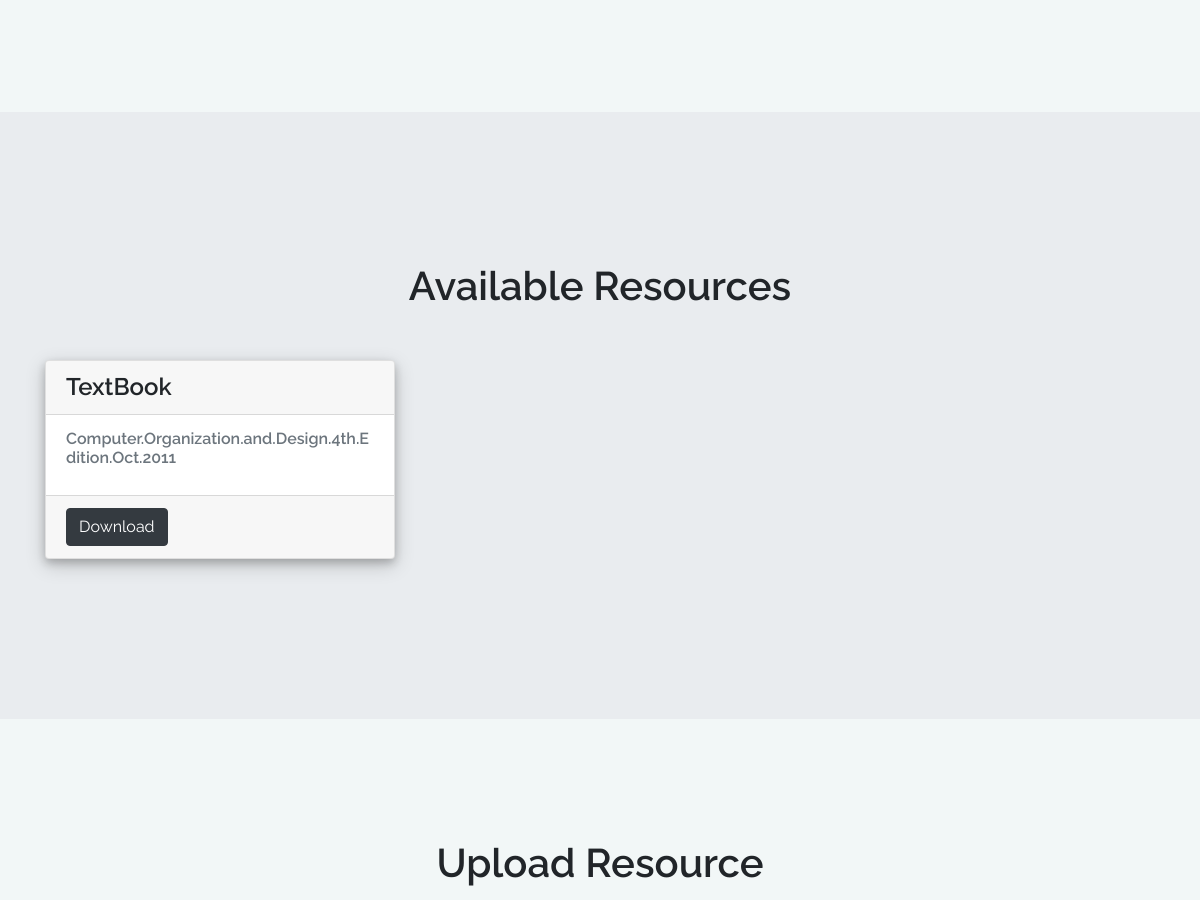
The app's page /course/CS250 (middle part), older data.
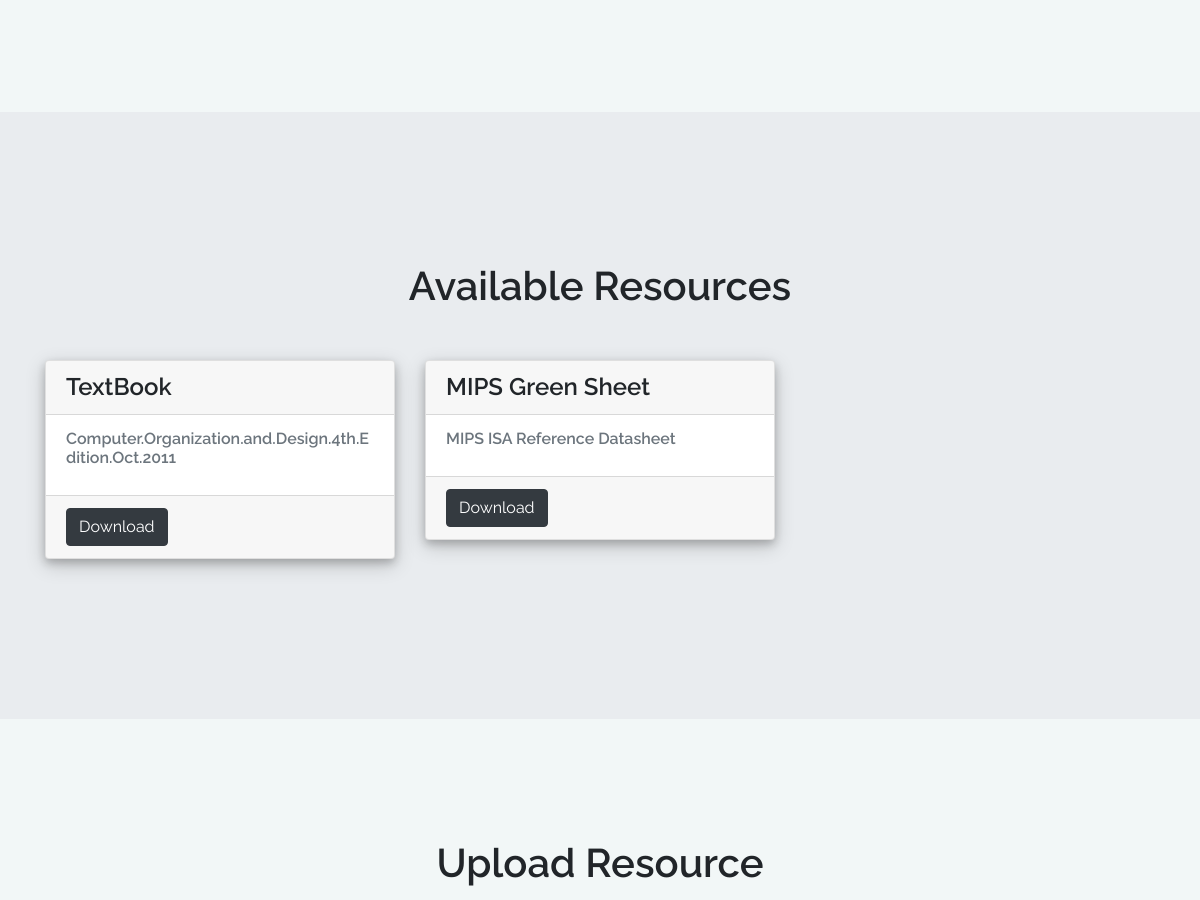
The same page, newer data.
### app/models.py (models this page shows)
class Resource(models.Model):
    RNo = models.AutoField(primary_key=True)
    RName = models.CharField(max_length=100)
    RDes = models.CharField(max_length=200)
    CCode = models.ForeignKey(Course, on_delete=models.CASCADE)
    UNumber = models.ForeignKey(Uploader, on_delete=models.CASCADE)
    filepath = models.FileField(upload_to="resources", default="")

### app/views.py (the view)
# urls.py: path('course/<str:CCode>', views.Crs),
def Crs(request, CCode):
    departments = Department.objects.all()
    params = {'departments': departments}
    course = Course.objects.filter(CCode=CCode)
    resources = Resource.objects.filter(CCode=CCode)
    rs = True
    if(resources):
        rs = True
    else:
        rs = False
    return render(request, 'app/course.html', {'course': course[0], 'resources': resources, 'departments': departments, 'rs': rs})

### app/models.py (called while the page is built)
    def __str__(self):
        return self.DName

### app/templates/app/course.html (shortened to what this page needs)
{% extends "layout.html" %} {% block body %}
<div class="container" style="margin-top: 100px; margin-bottom: 100px;">
  <div class="row row-content" style="margin-top: 50px; margin-bottom: 50px;">
  </div>
</div>
<div style="background-color: #E9ECEF; padding-top: 30px; padding-bottom: 30px;">
  <div class="container" style="margin-top: 100px; margin-bottom: 100px;">
    <div class="row row-content">
      <div class="col-12" style="text-align: center;">
        {% if rs %}
        <h1>Available Resources</h1>
        {% endif %}
      </div>
    </div>
    <div class="row row-content">
      {% if rs %}
      {% for resource in resources %}
      <div class="col-12 col-md-4">
        <div class="card card-dept">
          <div class="card-header">
            <h4>
              {{ resource.RName }}
            </h4>
          </div>
          <div class="card-body">
            <h6 class="card-subtitle mb-2 text-muted">
              {{ resource.RDes }}
            </h6>
          </div>
          <div class="card-footer">
            <a href="{{ resource.filepath.url }}" target="_blank"><button class="btn btn-dark">Download</button></a>
          </div>
        </div>
      </div>
      {% endfor %}
      {% endif %}
    </div>
  </div>
</div>
<div class="container" style="margin-top: 100px; margin-bottom: 100px;">
  <div class="row row-content">
    <div class="col-12" style="text-align: center;">
      <h1>Upload Resource</h1>
    </div>
  </div>
</div>
{% endblock %}

### templates/layout.html (shortened to what this page needs)
<!DOCTYPE html>{% load static %}
<html lang="en">
<head>
	<link rel="stylesheet" href="https://stackpath.bootstrapcdn.com/bootstrap/4.3.1/css/bootstrap.min.css"
>
	<link rel="stylesheet" href="https://cdnjs.cloudflare.com/ajax/libs/font-awesome/4.7.0/css/font-awesome.min.css">
	<link rel="stylesheet" href="{% static 'css/style.css' %}" />
</head>
<body>
	{% block body %} {% endblock %}
</html>

### static/css/style.css (style rules this page uses)
html, body { height: 100%; background-color: #f2f7f7; font-family: "Raleway", sans-serif; -webkit-font-smoothing: antialiased; font-smoothing: antialiased; }
h1, h2, h3, h4, h5, h6 { margin: 0; font-weight: 600; }
a { color: black; }
.card-dept { margin-top: 10px; margin-bottom: 10px; box-shadow: 0 4px 8px 0 rgba(0, 0, 0, 0.2), 0 6px 20px 0 rgba(0, 0, 0, 0.19); -webkit-transition: all 0.4s; -o-transition: all 0.4s; transition: all 0.4s; }
.row-content { padding-top: 20px; padding-bottom: 20px; }
html { font-size: 1rem; }

Row changes from the older to the newer data that the page shows:
added Resource: RName "MIPS Green Sheet", RDes "MIPS ISA Reference Datasheet"
